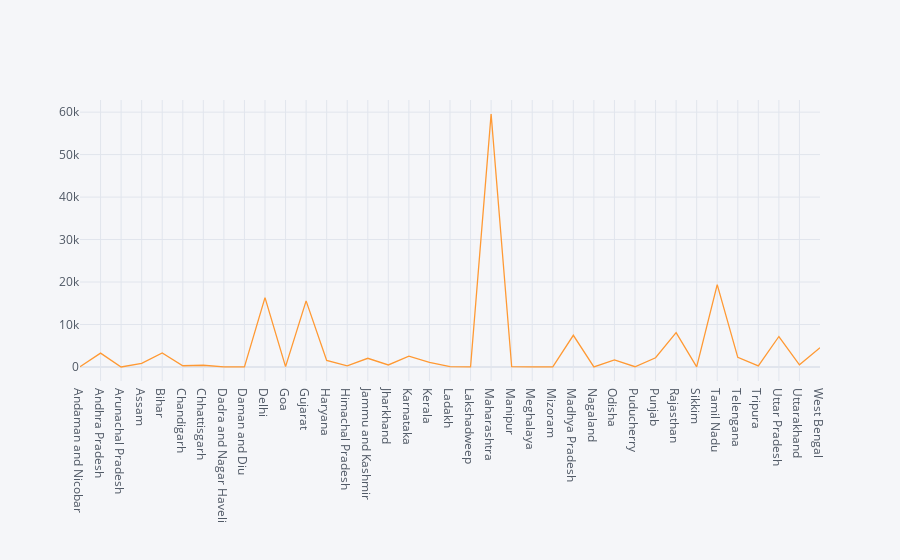

The code cell stored with this chart in its notebook:
### Markdown cell above
###  using plotly

### Code cell
df.iplot(kind='scatter',x='Name of State / UT',y='Total Cases')
plt.show()

### Figure 1 — Plotly figure (JSON) as saved in the notebook; plotly's stock layout.template omitted (floating-point values rounded to 4 significant figures)
{"data": [{"line": {"color": "rgba(255, 153, 51, 1.0)", "dash": "solid", "shape": "linear", "width": 1.3}, "mode": "lines", "name": "Total Cases", "text": "", "type": "scatter", "x": ["Andaman and Nicobar", "Andhra Pradesh", "Arunachal Pradesh", "Assam", "Bihar", "Chandigarh", "Chhattisgarh", "Dadra and Nagar Haveli", "Daman and Diu", "Delhi", "Goa", "Gujarat", "Haryana", "Himachal Pradesh", "Jammu and Kashmir", "Jharkhand", "Karnataka", "Kerala", "Ladakh", "Lakshadweep", "Maharashtra", "Manipur", "Meghalaya", "Mizoram", "Madhya Pradesh", "Nagaland", "Odisha", "Puducherry", "Punjab", "Rajasthan", "Sikkim", "Tamil Nadu", "Telengana", "Tripura", "Uttar Pradesh", "Uttarakhand", "West Bengal"], "y": [33, 3251, 3, 856, 3296, 288, 399, 2, 0, 16331, 69, 15562, 1518, 276, 2036, 469, 2533, 1095, 73, 0, 59547, 55, 21, 1, 7453, 18, 1660, 51, 2158, 8069, 1, 19372, 2267, 242, 7170, 500, 4536]}], "layout": {"legend": {"bgcolor": "#F5F6F9", "font": {"color": "#4D5663"}}, "paper_bgcolor": "#F5F6F9", "plot_bgcolor": "#F5F6F9", "title": {"font": {"color": "#4D5663"}}, "xaxis": {"gridcolor": "#E1E5ED", "showgrid": true, "tickfont": {"color": "#4D5663"}, "title": {"font": {"color": "#4D5663"}, "text": ""}, "zerolinecolor": "#E1E5ED"}, "yaxis": {"gridcolor": "#E1E5ED", "showgrid": true, "tickfont": {"color": "#4D5663"}, "title": {"font": {"color": "#4D5663"}, "text": ""}, "zerolinecolor": "#E1E5ED"}}}
